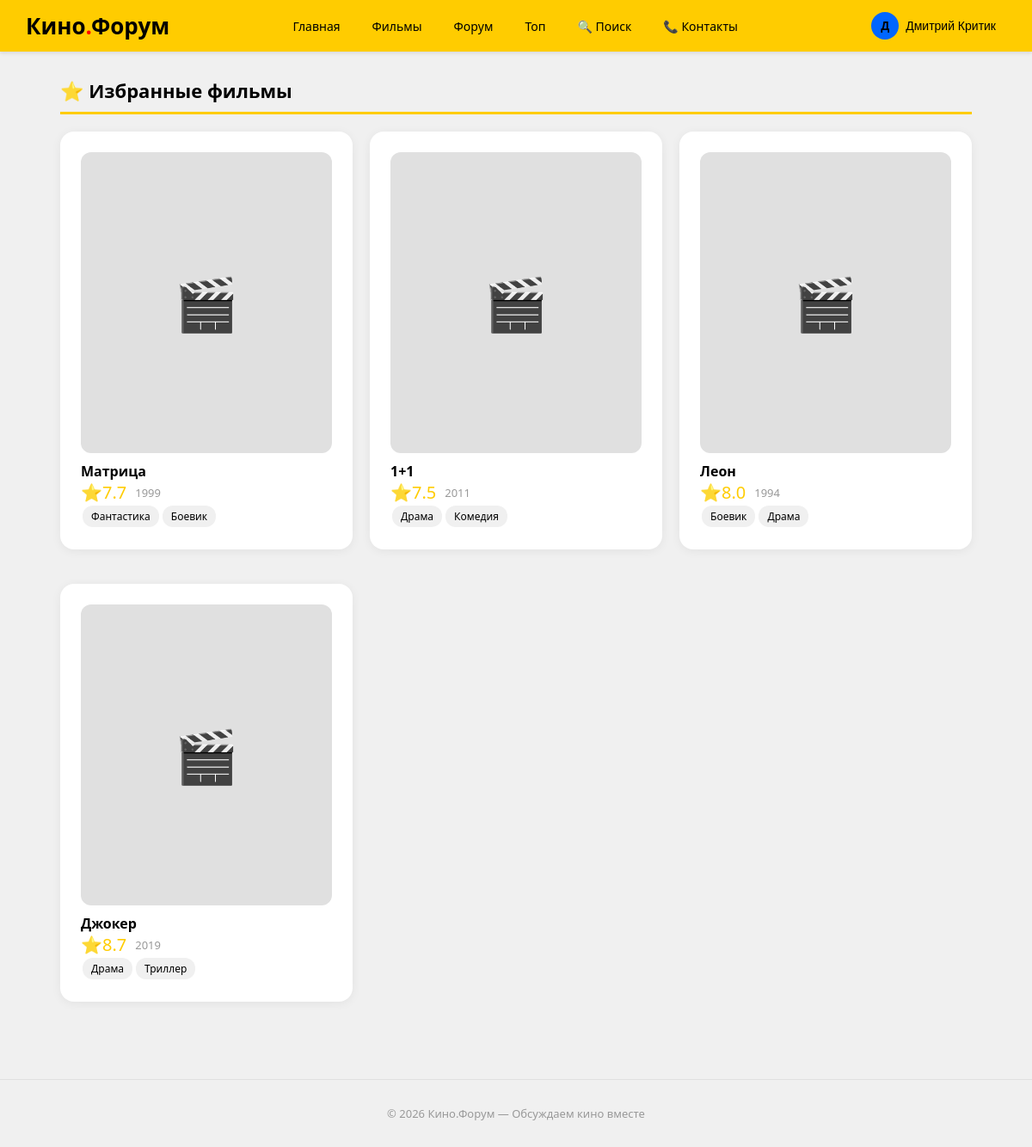
Page /my_favorites (signed in) on the earlier database version.
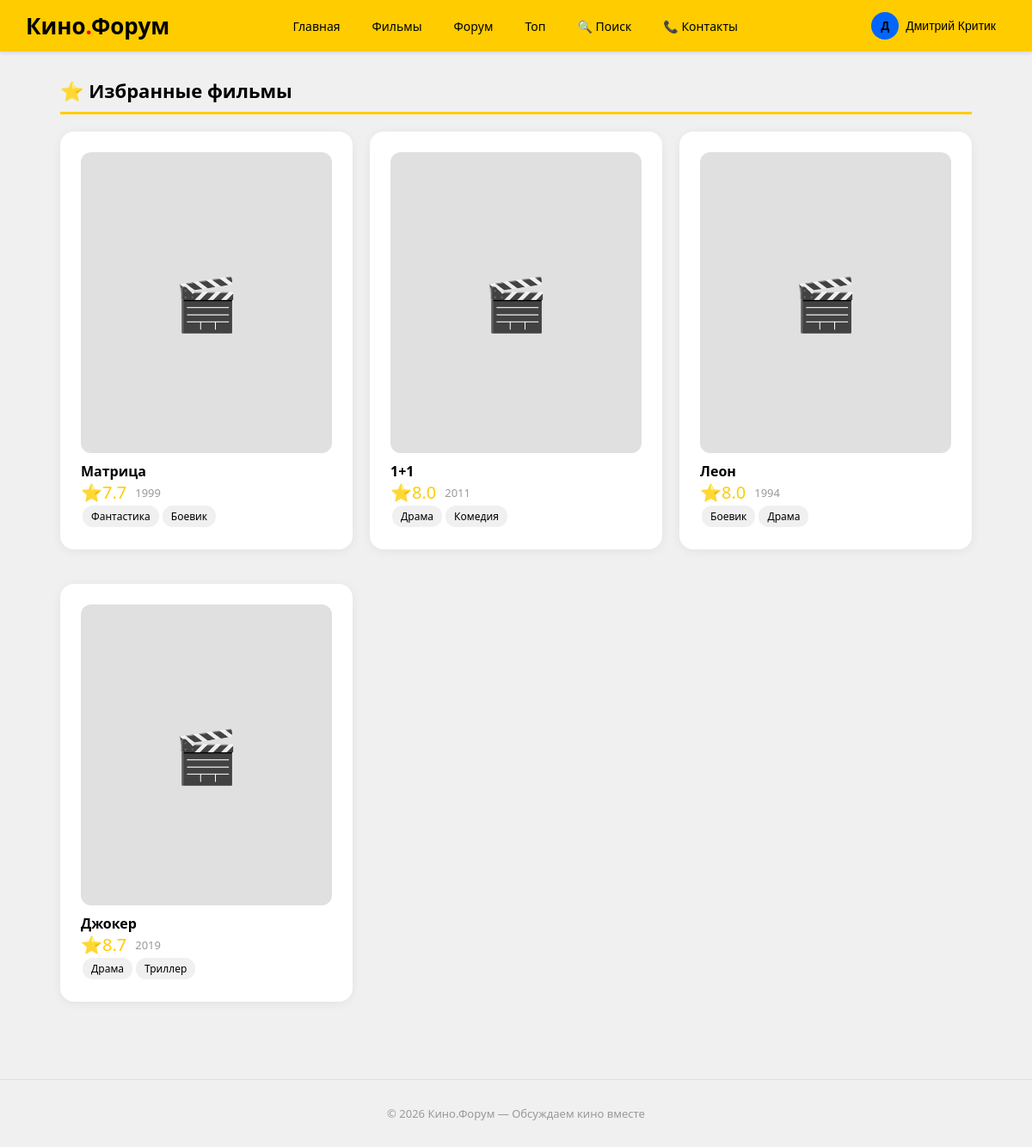
Same page on the later database version.
### data/film.py (models this page shows)
class Film(SqlAlchemyBase):
    __tablename__ = 'films'
    id = sqlalchemy.Column(sqlalchemy.Integer, primary_key=True, autoincrement=True)
    title = sqlalchemy.Column(sqlalchemy.String(200), nullable=False)
    director = sqlalchemy.Column(sqlalchemy.String(200))
    year = sqlalchemy.Column(sqlalchemy.Integer)
    genre = sqlalchemy.Column(sqlalchemy.String(500))
    country = sqlalchemy.Column(sqlalchemy.String(200))
    duration = sqlalchemy.Column(sqlalchemy.Integer)
    description = sqlalchemy.Column(sqlalchemy.Text)
    rating = sqlalchemy.Column(sqlalchemy.Float, default=0.0)
    review_count = sqlalchemy.Column(sqlalchemy.Integer, default=0)
    created_date = sqlalchemy.Column(sqlalchemy.DateTime, default=datetime.datetime.now)
    user_id = sqlalchemy.Column(sqlalchemy.Integer, sqlalchemy.ForeignKey("users.id"))
    user = orm.relationship("User", back_populates='films')
    reviews = orm.relationship("Review", back_populates='film')

### main.py (the view)
@app.route('/my_favorites')
@login_required
def my_favorites():
    db_sess = db_session.create_session()
    favs = db_sess.query(Favorite).filter(Favorite.user_id == current_user.id).all()
    films = [db_sess.get(Film, f.film_id) for f in favs]
    return render_template('favorites.html', films=films, YANDEX_COLORS=YANDEX_COLORS, STYLE=STYLE, get_header=get_header)

### data/db_session.py (called while the page is built)
def create_session() -> Session:
    global __factory
    return __factory()

### main.py (called while the page is built)
@login_manager.user_loader
def load_user(user_id):
    db_sess = db_session.create_session()
    return db_sess.get(User, user_id)

### templates/favorites.html (shortened to what this page needs)
{% extends "base.html" %}
{% block content %}
<h1 class="ya-section-title">⭐ Избранные фильмы</h1>
{% if films %}
    <div class="ya-grid ya-grid-3">
        {% for film in films %}
            <a href="/film/{{ film.id }}" style="text-decoration:none;color:#000">
                <div class="ya-card">
                    <div class="ya-film-poster">🎬</div>
                    <h4 class="ya-mt">{{ film.title }}</h4>
                    <div class="ya-flex">
                        <span class="ya-rating">⭐{{ "%.1f"|format(film.rating) }}</span>
                        <span class="ya-text-muted ya-text-sm">{{ film.year }}</span>
                    </div>
                    {% for g in film.genre.split(',')[:2] %}<span class="ya-tag">{{ g.strip() }}</span>{% endfor %}
                </div>
            </a>
        {% endfor %}
    </div>
{% else %}
    <div class="ya-card">
        <p>У вас пока нет избранных фильмов</p>
        <a href="/films" class="ya-btn ya-btn-yellow">Найти фильмы</a>
    </div>
{% endif %}
{% endblock %}

Differences in the rows shown:
changed Film (number 2 of 4 on the later page): rating "7.5" → "8.0"
